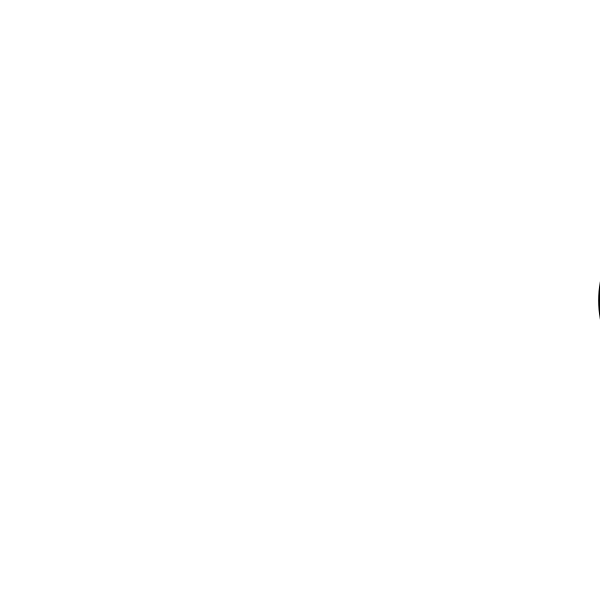
Frame 1 (no input)
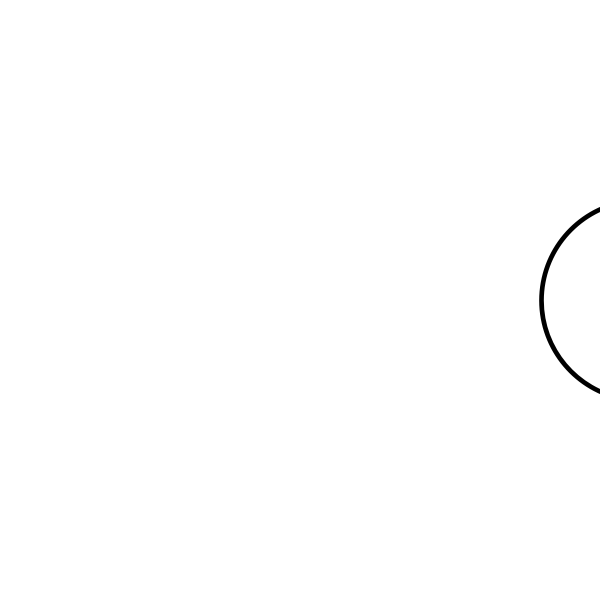
Frame 60 (the mouse pressed at the canvas centre just before this capture)
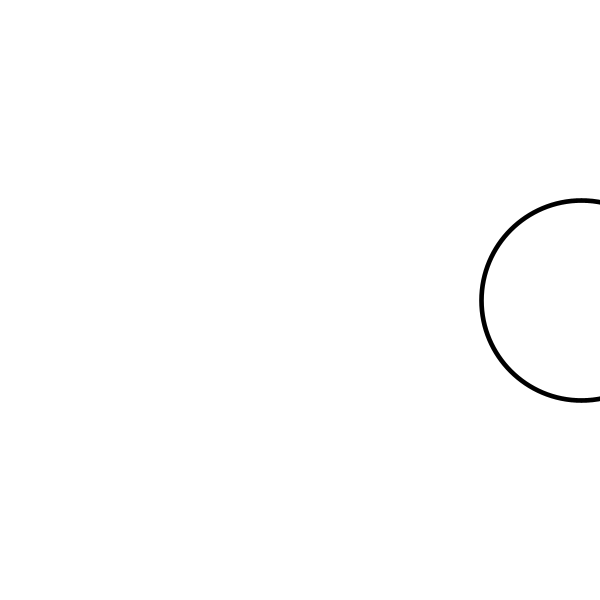
Frame 120 (the mouse held since frame 60 and released just before this capture)

The Processing sketch that drew these frames (run headless with seeded random() and noise(); from frame 60 on, the mouse is pressed at the canvas centre):

// Processing sketch: CIRCLE_2
// ── CIRCLE_2.pde
int x; 
void setup(){ 
size(600,600); 
x=700; 
} 
 
void draw (){ 
background(255); 
strokeWeight(4.67); 
circle(x,300,200);  
x--; 
if (x<-100){ 
x=700; 
} 
} 
 
